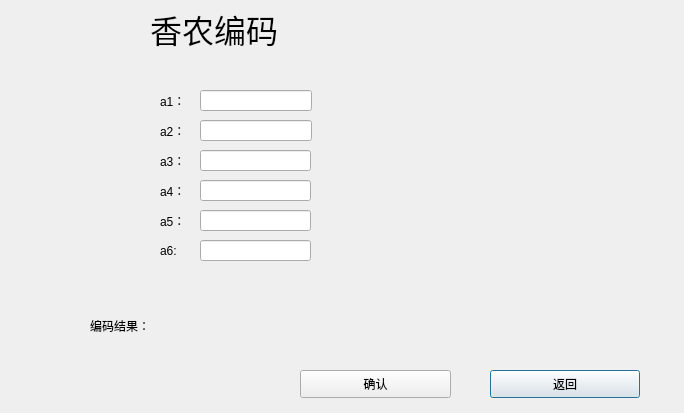
<?xml version="1.0" encoding="UTF-8"?>
<ui version="4.0">
 <class>Page2_1</class>
 <widget class="QDialog" name="Page2_1">
  <property name="geometry">
   <rect>
    <x>0</x>
    <y>0</y>
    <width>684</width>
    <height>413</height>
   </rect>
  </property>
  <property name="windowTitle">
   <string>Dialog</string>
  </property>
  <widget class="QLabel" name="label_2">
   <property name="geometry">
    <rect>
     <x>150</x>
     <y>0</y>
     <width>160</width>
     <height>58</height>
    </rect>
   </property>
   <property name="font">
    <font>
     <pointsize>24</pointsize>
    </font>
   </property>
   <property name="text">
    <string>香农编码</string>
   </property>
  </widget>
  <widget class="QLabel" name="label">
   <property name="geometry">
    <rect>
     <x>160</x>
     <y>90</y>
     <width>31</width>
     <height>21</height>
    </rect>
   </property>
   <property name="text">
    <string>a1：</string>
   </property>
  </widget>
  <widget class="QLineEdit" name="lineEdit">
   <property name="geometry">
    <rect>
     <x>200</x>
     <y>90</y>
     <width>112</width>
     <height>21</height>
    </rect>
   </property>
   <property name="text">
    <string/>
   </property>
  </widget>
  <widget class="QLabel" name="label_4">
   <property name="geometry">
    <rect>
     <x>160</x>
     <y>120</y>
     <width>31</width>
     <height>21</height>
    </rect>
   </property>
   <property name="text">
    <string>a2：</string>
   </property>
  </widget>
  <widget class="QLineEdit" name="lineEdit_2">
   <property name="geometry">
    <rect>
     <x>200</x>
     <y>120</y>
     <width>112</width>
     <height>21</height>
    </rect>
   </property>
  </widget>
  <widget class="QLabel" name="label_3">
   <property name="geometry">
    <rect>
     <x>160</x>
     <y>150</y>
     <width>31</width>
     <height>21</height>
    </rect>
   </property>
   <property name="text">
    <string>a3：</string>
   </property>
  </widget>
  <widget class="QLineEdit" name="lineEdit_3">
   <property name="geometry">
    <rect>
     <x>200</x>
     <y>150</y>
     <width>111</width>
     <height>21</height>
    </rect>
   </property>
  </widget>
  <widget class="QLabel" name="label_6">
   <property name="geometry">
    <rect>
     <x>160</x>
     <y>180</y>
     <width>31</width>
     <height>21</height>
    </rect>
   </property>
   <property name="text">
    <string>a4：</string>
   </property>
  </widget>
  <widget class="QLineEdit" name="lineEdit_4">
   <property name="geometry">
    <rect>
     <x>200</x>
     <y>180</y>
     <width>111</width>
     <height>21</height>
    </rect>
   </property>
  </widget>
  <widget class="QLabel" name="label_7">
   <property name="geometry">
    <rect>
     <x>160</x>
     <y>210</y>
     <width>31</width>
     <height>21</height>
    </rect>
   </property>
   <property name="text">
    <string>a5：</string>
   </property>
  </widget>
  <widget class="QLineEdit" name="lineEdit_5">
   <property name="geometry">
    <rect>
     <x>200</x>
     <y>210</y>
     <width>111</width>
     <height>21</height>
    </rect>
   </property>
  </widget>
  <widget class="QLabel" name="label_8">
   <property name="geometry">
    <rect>
     <x>160</x>
     <y>240</y>
     <width>24</width>
     <height>21</height>
    </rect>
   </property>
   <property name="text">
    <string>a6:</string>
   </property>
  </widget>
  <widget class="QLineEdit" name="lineEdit_6">
   <property name="geometry">
    <rect>
     <x>200</x>
     <y>240</y>
     <width>111</width>
     <height>21</height>
    </rect>
   </property>
  </widget>
  <widget class="QPushButton" name="pushButton_2">
   <property name="geometry">
    <rect>
     <x>490</x>
     <y>370</y>
     <width>150</width>
     <height>28</height>
    </rect>
   </property>
   <property name="text">
    <string>返回</string>
   </property>
  </widget>
  <widget class="QPushButton" name="pushButton">
   <property name="geometry">
    <rect>
     <x>300</x>
     <y>370</y>
     <width>151</width>
     <height>28</height>
    </rect>
   </property>
   <property name="text">
    <string>确认</string>
   </property>
  </widget>
  <widget class="QLabel" name="label_5">
   <property name="geometry">
    <rect>
     <x>90</x>
     <y>310</y>
     <width>511</width>
     <height>31</height>
    </rect>
   </property>
   <property name="text">
    <string>编码结果：</string>
   </property>
  </widget>
  <widget class="QLabel" name="label_11">
   <property name="geometry">
    <rect>
     <x>390</x>
     <y>90</y>
     <width>81</width>
     <height>16</height>
    </rect>
   </property>
   <property name="text">
    <string/>
   </property>
  </widget>
  <widget class="QLabel" name="label_12">
   <property name="geometry">
    <rect>
     <x>390</x>
     <y>120</y>
     <width>72</width>
     <height>15</height>
    </rect>
   </property>
   <property name="text">
    <string/>
   </property>
  </widget>
  <widget class="QLabel" name="label_13">
   <property name="geometry">
    <rect>
     <x>380</x>
     <y>150</y>
     <width>72</width>
     <height>15</height>
    </rect>
   </property>
   <property name="text">
    <string/>
   </property>
  </widget>
  <widget class="QLabel" name="label_14">
   <property name="geometry">
    <rect>
     <x>380</x>
     <y>180</y>
     <width>72</width>
     <height>15</height>
    </rect>
   </property>
   <property name="text">
    <string/>
   </property>
  </widget>
  <widget class="QLabel" name="label_15">
   <property name="geometry">
    <rect>
     <x>380</x>
     <y>190</y>
     <width>72</width>
     <height>15</height>
    </rect>
   </property>
   <property name="text">
    <string/>
   </property>
  </widget>
  <widget class="QLabel" name="label_16">
   <property name="geometry">
    <rect>
     <x>390</x>
     <y>210</y>
     <width>72</width>
     <height>15</height>
    </rect>
   </property>
   <property name="text">
    <string/>
   </property>
  </widget>
  <widget class="QLabel" name="label_17">
   <property name="geometry">
    <rect>
     <x>380</x>
     <y>240</y>
     <width>72</width>
     <height>15</height>
    </rect>
   </property>
   <property name="text">
    <string/>
   </property>
  </widget>
 </widget>
 <resources/>
 <connections/>
</ui>
